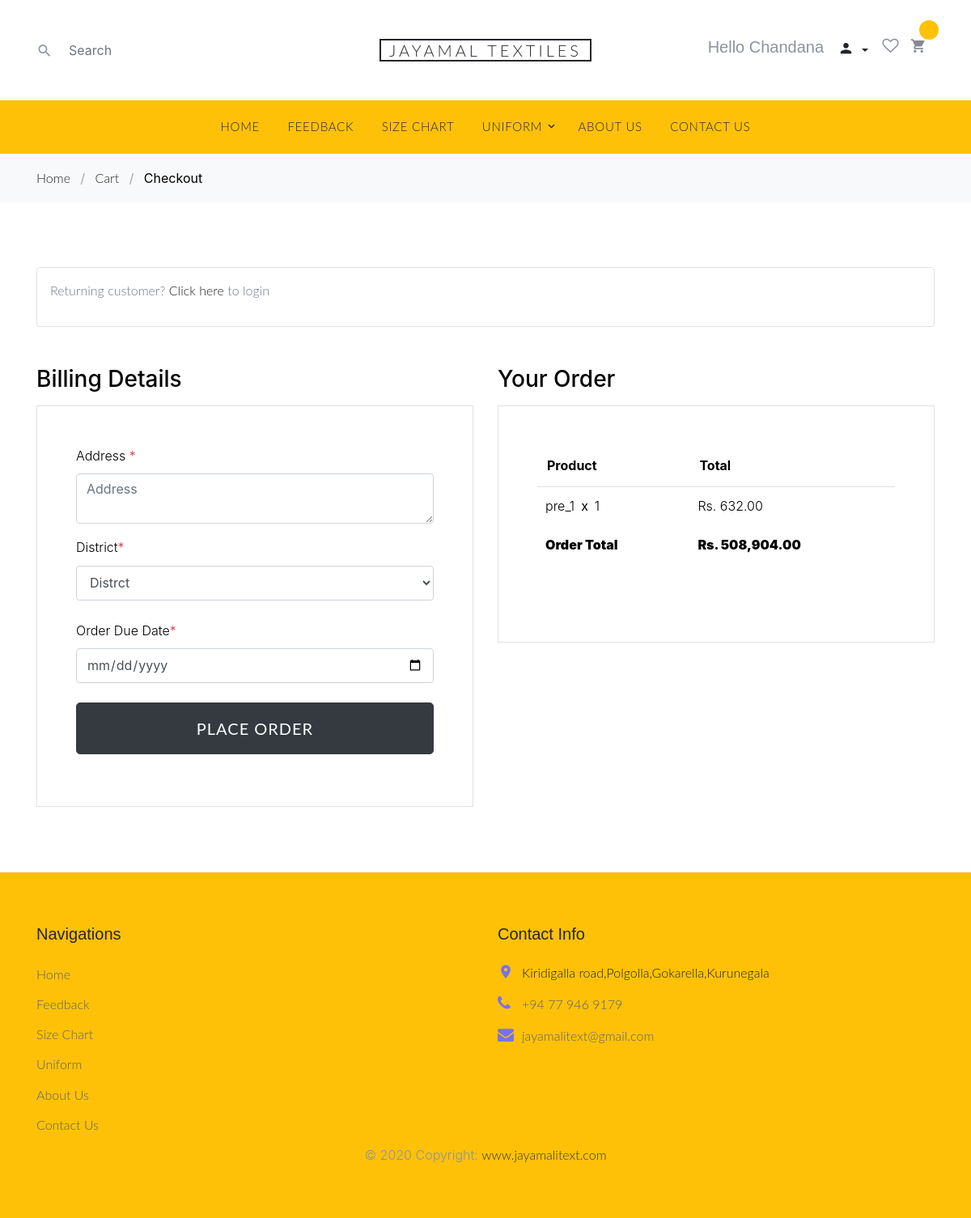
Page /JT/checkout.php?user_id=30 (signed in) on the earlier database version.
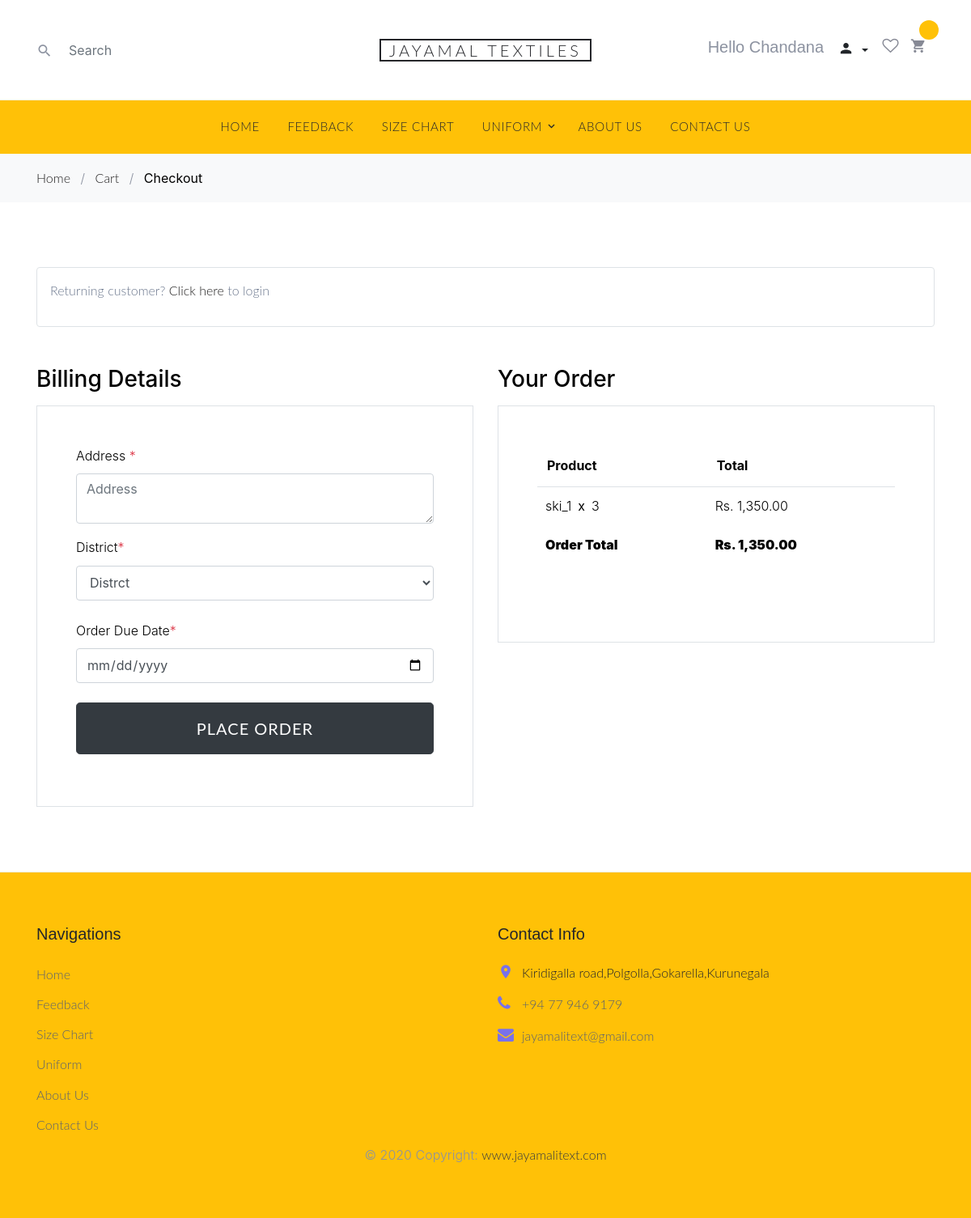
Same page on the later database version.
### tables this page shows
CREATE TABLE `orderdetails` (
  `order_ID` int(100) NOT NULL,
  `uniform_ID` varchar(100) NOT NULL,
  `user_ID` int(100) NOT NULL,
  `selected_size` varchar(45) DEFAULT NULL,
  `price` int(100) NOT NULL,
  `quantity` int(100) NOT NULL,
  `total_price` int(100) NOT NULL
);

### JT/checkout.php (the view, shortened to what the changed rows need)
<?php
include('config/dbcon.php');
if (isset($_GET['user_id'])) {
  $grand_total = 0;
  $sql = "SELECT CONCAT(uniform_ID, '(',quantity,')') AS ItemQty, total_price FROM orderdetails";
  $stmt = $con->prepare($sql);
  $stmt->execute();
  $result = $stmt->get_result();
  while ($row = $result->fetch_assoc()) {
    $grand_total += $row['total_price'];
  }
}
?>
<!DOCTYPE html>
<html lang="en">
<head>
  <link rel="stylesheet" href="fonts/icomoon/style.css">
  <link rel="stylesheet" href="css/bootstrap.min.css">
  <link rel="stylesheet" href="css/magnific-popup.css">
  <link rel="stylesheet" href="css/jquery-ui.css">
  <link rel="stylesheet" href="css/owl.carousel.min.css">
  <link rel="stylesheet" href="css/owl.theme.default.min.css">
  <link rel="stylesheet" href="css/style-starter.css">
  <link rel="stylesheet" href="css/aos.css">
  <link rel="stylesheet" href="css/style.css">
</head>
<body>
  <div class="site-wrap">
    <div class="site-section">
      <div class="container" id="order">
        <div class="row">
          <div class="col-md-6 mb-5 mb-md-0" id="order">
            <h2 class="h3 mb-3 text-black">Billing Details</h2>
          </div>
          <div class="col-md-6">
            <div class="row mb-5">
              <div class="col-md-12">
                <h2 class="h3 mb-3 text-black">Your Order</h2>
                <div class="p-3 p-lg-5 border">
                  <table class="table site-block-order-table mb-5">
                    <thead>
                      <th>Product</th>
                      <th>Total</th>
                    </thead>
                    <tbody>
                      <?php
                      if (isset($_SESSION['auth_user'])) {
                        $user_id = $_SESSION['auth_user']['user_id'];
                        $query = "SELECT * FROM orderdetails WHERE user_ID ='$user_id'";
                        $query_run = mysqli_query($con, $query);
                        if (mysqli_num_rows($query_run) > 0) {
                          foreach ($query_run as $ord) {
                      ?>
                            <tr>
                              <td><?= $ord['uniform_ID'] ?><strong class="mx-2">x</strong><?= $ord['quantity'] ?></td>
                              <td>Rs. <?= number_format($ord['total_price'], 2); ?></td>
                            </tr>
                          <?php
                          }
                        }
                      }
                ?>
                <tr>
                  <td class="text-black font-weight-bold"><strong>Rs. <?= number_format($grand_total, 2) ?></strong></td>
                </tr>
                </tbody>
                  </table>
                </div>
              </div>
            </div>
          </div>
        </div>
      </div>
    </div>
  </div>
</body>
</html>

Differences in the rows shown:
removed orderdetails: uniform_ID "pre_1", quantity "1", total_price "632.00"
added orderdetails: uniform_ID "ski_1", quantity "3", total_price "1,350.00"
Other differences:
$grand_total: "508,904.00" → "1,350.00"
